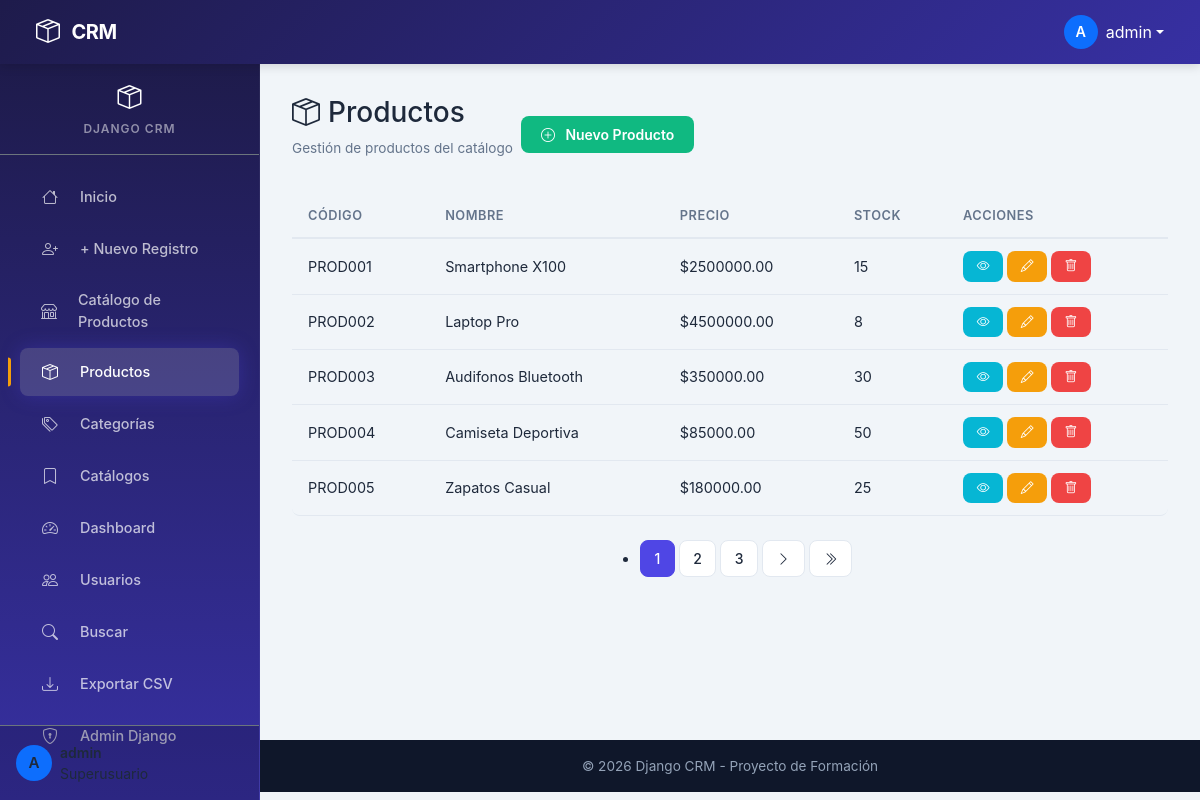
/productos/ (signed in), run on the app's committed database.
### productos/models.py (models this page shows, shortened)
class Producto(BaseModel):
    nombre = models.CharField(max_length=100)
    descripcion = models.TextField(blank=True, null=True)
    precio = models.DecimalField(max_digits=10, decimal_places=2)
    stock = models.IntegerField(default=0)
    codigo = models.CharField(max_length=50, unique=True)

### productos/views.py (the view)
# urls.py: path("", views.listado, name="listado"),
@login_required
def listado(request: HttpRequest) -> HttpResponse:
    productos = _producto_service.get_all()
    paginator = Paginator(productos, 5)
    page = request.GET.get("page")
    productos_page = paginator.get_page(page)
    return render(request, "productos/listado.html", {"productos": productos_page})

### core/services.py (called while the page is built)
    def get_all(self) -> QuerySet:
        return self._model_class.objects.all().order_by("id")

### usuarios/models.py (called while the page is built)
    @property
    def rol(self):
        return self._rol

### website/templatetags/nav_extras.py (called while the page is built)
@register.simple_tag(takes_context=True)
def active_link(context, url_name):
    request: HttpRequest = context.get("request")
    if request and request.resolver_match and request.resolver_match.url_name == url_name:
        return "active"
    return ""

@register.simple_tag(takes_context=True)
def user_has_role(context, *roles):
    request = context.get("request")
    if not request or not request.user.is_authenticated:
        return False
    try:
        profile = request.user.profile
        return profile.rol in roles
    except Exception:
        return False

@register.simple_tag(takes_context=True)
def user_is_superuser(context):
    request = context.get("request")
    return request and request.user.is_authenticated and request.user.is_superuser

### productos/templates/productos/listado.html (shortened to what this page needs)
{% extends 'base.html' %}
{% block content %}
<div class="animate-fade-in">
    <div class="section-title">
        <div>
            <h3><i class="bi bi-box-seam me-2"></i>Productos</h3>
            <p class="subtitle">Gestión de productos del catálogo</p>
        </div>
        <a href="{% url 'productos:crear' %}" class="btn btn-crm btn-crm-success">
            <i class="bi bi-plus-circle me-1"></i>Nuevo Producto
        </a>
    </div>
    {% if productos %}
    <div class="table-responsive animate-slide-in">
        <table class="table-crm">
            <thead>
                <tr>
                    <th>Código</th>
                    <th>Nombre</th>
                    <th>Precio</th>
                    <th>Stock</th>
                    <th>Acciones</th>
                </tr>
            </thead>
            <tbody>
                {% for p in productos %}
                <tr>
                    <td data-label="Código">{{ p.codigo }}</td>
                    <td data-label="Nombre">{{ p.nombre }}</td>
                    <td data-label="Precio">${{ p.precio }}</td>
                    <td data-label="Stock">{{ p.stock }}</td>
                    <td data-label="Acciones">
                        <div class="d-flex gap-1">
                            <a href="{% url 'productos:detalle' p.id %}" class="btn btn-crm btn-crm-info btn-crm-sm"><i class="bi bi-eye"></i></a>
                            <a href="{% url 'productos:editar' p.id %}" class="btn btn-crm btn-crm-warning btn-crm-sm"><i class="bi bi-pencil"></i></a>
                            <a href="{% url 'productos:eliminar' p.id %}" class="btn btn-crm btn-crm-danger btn-crm-sm"><i class="bi bi-trash"></i></a>
                        </div>
                    </td>
                </tr>
                {% empty %}
                <tr><td colspan="5" class="text-center text-muted">No hay productos</td></tr>
                {% endfor %}
            </tbody>
        </table>
    </div>
    {% if productos.has_other_pages %}
    <nav aria-label="Page navigation" class="mt-3">
        <ul class="pagination-crm">
            {% for num in productos.paginator.page_range %}
                {% if productos.number == num %}
                <li class="page-item active">
                    <span class="page-link">{{ num }}</span>
                </li>
                {% elif num > productos.number|add:'-3' and num < productos.number|add:'3' %}
                <li class="page-item">
                    <a class="page-link" href="?page={{ num }}">{{ num }}</a>
                </li>
                {% endif %}
            {% endfor %}
            {% if productos.has_next %}
            <li class="page-item">
                <a class="page-link" href="?page={{ productos.next_page_number }}"><i class="bi bi-chevron-right"></i></a>
            </li>
            <li class="page-item">
                <a class="page-link" href="?page={{ productos.paginator.num_pages }}"><i class="bi bi-chevron-double-right"></i></a>
            </li>
            {% endif %}
        </ul>
    </nav>
    {% endif %}
    {% endif %}
</div>
{% endblock %}

### website/templates/navbar.html (shortened to what this page needs)
<nav class="navbar navbar-crm navbar-expand-lg sticky-top">
    <div class="container-fluid">
        <a class="navbar-brand" href="{% url 'home' %}">
            <i class="bi bi-box-seam me-1"></i> CRM
        </a>
        <div class="d-flex align-items-center ms-auto">
            {% if user.is_authenticated %}
            <div class="dropdown">
                <a class="text-white text-decoration-none d-flex align-items-center dropdown-toggle" href="#" id="userDropdown" role="button" data-bs-toggle="dropdown" aria-expanded="false">
                    <span class="avatar rounded-circle d-flex align-items-center justify-content-center me-2" style="width: 34px; height: 34px; background: var(--bs-primary, #0d6efd); font-weight: 600; font-size: 0.9rem;">
                        {{ user.username|first|upper }}
                    </span>
                    <span class="d-none d-md-inline">{{ user.username }}</span>
                </a>
            </div>
            {% else %}
            <div class="d-flex gap-2 d-none d-lg-flex">
                <a class="btn btn-outline-light btn-sm" href="{% url 'register' %}"><i class="bi bi-person me-1"></i>Registrar</a>
                <a class="btn btn-crm btn-sm" href="{% url 'login' %}"><i class="bi bi-box-arrow-in-right me-1"></i>Iniciar Sesión</a>
            </div>
            {% endif %}
        </div>
    </div>
</nav>

### website/templates/sidebar.html (shortened to what this page needs)
{% if user.is_authenticated %}
<div class="d-none d-lg-flex flex-column sidebar-crm">
    <div class="sidebar-header text-center py-3 border-bottom border-secondary">
        <a href="{% url 'home' %}" class="text-white text-decoration-none">
            <i class="bi bi-box-seam fs-4"></i>
            <span class="d-block small fw-semibold mt-1">Django CRM</span>
        </a>
    </div>
    {% include 'sidebar_menu.html' %}
    <div class="sidebar-footer mt-auto p-3 border-top border-secondary">
        <div class="d-flex align-items-center">
            <span class="avatar rounded-circle d-flex align-items-center justify-content-center me-2 flex-shrink-0" style="width: 36px; height: 36px; background: var(--bs-primary, #0d6efd); font-weight: 600; font-size: 0.95rem;">
                {{ user.username|first|upper }}
            </span>
            <div class="text-truncate">
                <div class="small fw-semibold text-truncate">{{ user.username }}</div>
                <div class="small text-secondary-emphasis text-truncate">
                </div>
            </div>
        </div>
    </div>
</div>
{% endif %}

### data on the page
Producto: codigo "PROD001", nombre "Smartphone X100", precio "2500000.00", stock "15"
Producto: codigo "PROD002", nombre "Laptop Pro", precio "4500000.00", stock "8"
Producto: codigo "PROD003", nombre "Audifonos Bluetooth", precio "350000.00", stock "30"
Producto: codigo "PROD004", nombre "Camiseta Deportiva", precio "85000.00", stock "50"
Producto: codigo "PROD005", nombre "Zapatos Casual", precio "180000.00", stock "25"

### other printed values
{{ user.username|first|upper }} "A"
{{ user.username }} "admin"
{{ num }} "1"
{{ num }} "2" "3"
